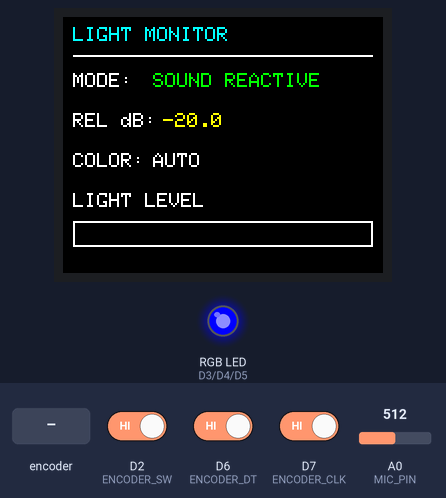
The sketch below on a simulated Arduino Zero (SAMD21). Parts: 160×128 colour display, an RGB LED mixed from three pins (HIGH = lit). The inputs (shaded band) are chosen by the test bench; at power-on: D2 (ENCODER_SW) HIGH, D6 (ENCODER_DT) HIGH, D7 (ENCODER_CLK) HIGH, A0 (MIC_PIN) = 512 (analog values on the 0–1023 scale). What the sketch prints to the serial monitor is not drawn.

Above: at 1.3 s.
1.4 s: D2 (ENCODER_SW) driven LOW
At 1.9 s:
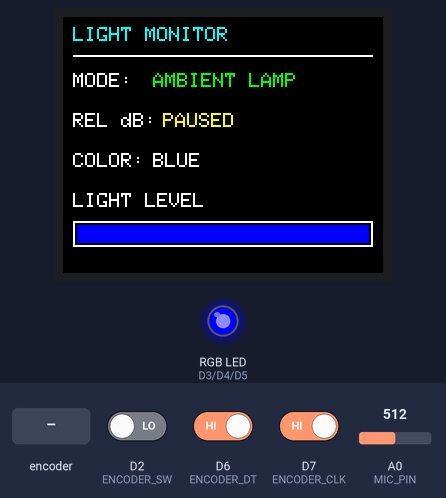
2.9 s: rotary encoder on D7 (ENCODER_CLK) / D6 (ENCODER_DT) turned 3 steps (first pin leading)
At 4.2 s:
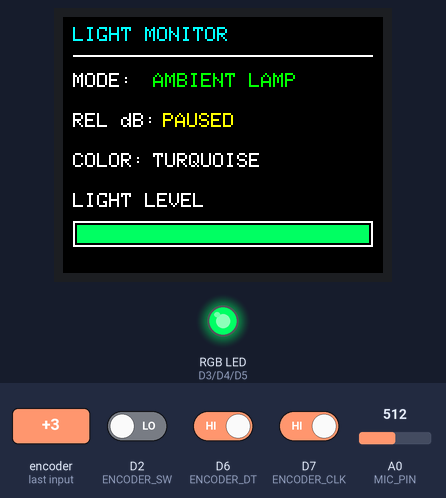
5.0 s: rotary encoder on D7 (ENCODER_CLK) / D6 (ENCODER_DT) turned 3 steps (first pin leading)
At 5.8 s:
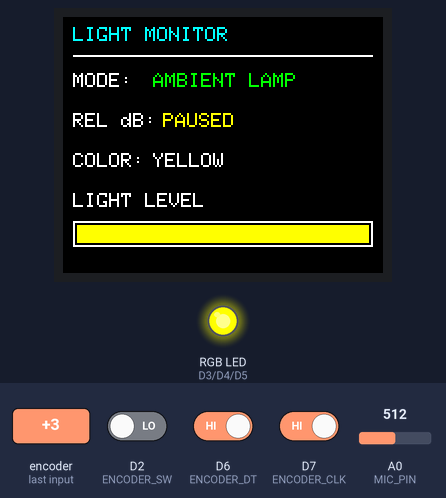
7.1 s: rotary encoder on D7 (ENCODER_CLK) / D6 (ENCODER_DT) turned 3 steps (first pin leading)
At 8.5 s:
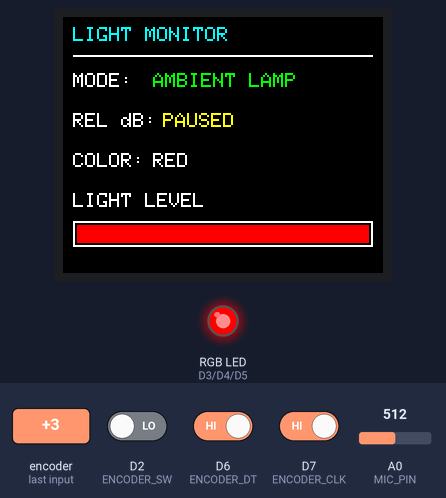
9.2 s: rotary encoder on D7 (ENCODER_CLK) / D6 (ENCODER_DT) turned 3 steps (first pin leading)
At 9.3 s:
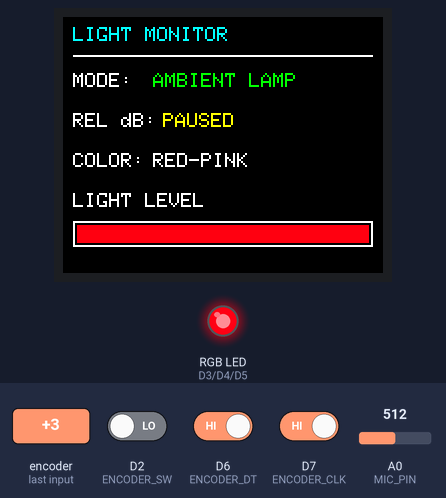
11.3 s: rotary encoder on D7 (ENCODER_CLK) / D6 (ENCODER_DT) turned 1 step (first pin leading)
At 11.6 s:
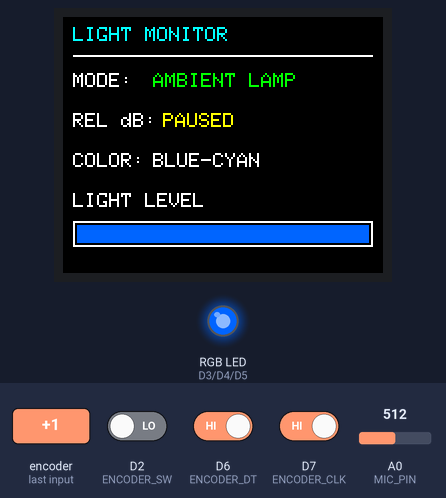
Timing chart, 0 to 14.0 s (numbered marks = the images above; inputs shaded):
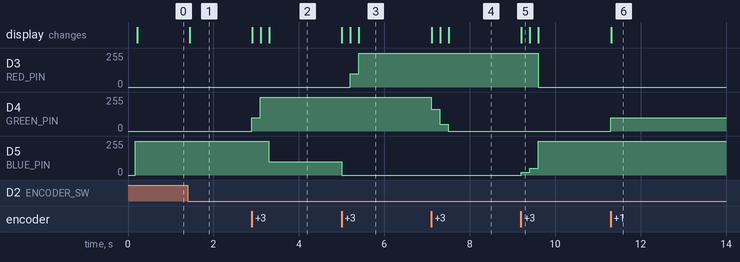

The sketch:

screen.v1.ino
```cpp
#include <SPI.h>
#include <Adafruit_GFX.h>
#include <Adafruit_ST7735.h>
#include <math.h>

// ==================== MICROPHONE ====================
#define MIC_PIN A0
#define SAMPLE_COUNT 50

// ==================== RGB LED =======================
#define RED_PIN   3
#define GREEN_PIN 4
#define BLUE_PIN  5

// Common cathode: analogWrite(255) = full brightness. Do not invert.
const bool COMMON_CATHODE = true;

// ==================== ROTARY ENCODER ================
#define ENCODER_CLK 7
#define ENCODER_DT  6
#define ENCODER_SW  2

// ==================== TFT SCREEN ====================
#define TFT_CS   10
#define TFT_DC    9
#define TFT_RST   8
#define TFT_MOSI 11
#define TFT_SCLK 12

Adafruit_ST7735 tft = Adafruit_ST7735(
  TFT_CS, TFT_DC, TFT_MOSI, TFT_SCLK, TFT_RST
);

// ==================== SOUND BUFFER ==================
#define BUFFER_SIZE 5

float dBBuffer[BUFFER_SIZE];
int bufferIndex = 0;
int readingsStored = 0;

// ==================== SYSTEM STATE ==================
int mode = 0;  // 0 = Sound Reactive, 1 = Ambient Lamp

float currentDB = 0.0;
float averageDB = 0.0;

unsigned long lastUpdateTime = 0;
const unsigned long UPDATE_INTERVAL = 200;

// ==================== ENCODER STATE =================
int lastCLKState = HIGH;
int lastButtonReading = HIGH;
int stableButtonState = HIGH;

unsigned long lastDebounceTime = 0;
const unsigned long DEBOUNCE_DELAY = 40;

unsigned long lastEncoderChange = 0;
const unsigned long ENCODER_DEBOUNCE = 2;

// ==================== COLOR PALETTE ================
// Same order and same RGB as updateLED().
const int COLOR_COUNT = 12;
int ambientColor = 0;

const uint8_t ambientColors[COLOR_COUNT][3] = {
  {  0,   0, 255},  // 0 Blue
  {  0, 100, 255},  // 1 Blue-cyan
  {  0, 255, 255},  // 2 Cyan
  {  0, 255, 100},  // 3 Turquoise
  {  0, 255,   0},  // 4 Green
  {100, 255,   0},  // 5 Yellow-green
  {255, 255,   0},  // 6 Yellow
  {255, 165,   0},  // 7 Orange
  {255,  50,   0},  // 8 Orange-red
  {255,   0,   0},  // 9 Red
  {255,   0,  20},  // 10 Red-pink
  {255,   0,  50}   // 11 Deep red-pink
};

const char* ambientColorNames[COLOR_COUNT] = {
  "BLUE",
  "BLUE-CYAN",
  "CYAN",
  "TURQUOISE",
  "GREEN",
  "YELLOW-GREEN",
  "YELLOW",
  "ORANGE",
  "ORANGE-RED",
  "RED",
  "RED-PINK",
  "DEEP RED-PINK"
};

int lastDrawnMode = -1;
int lastDrawnColor = -1;
int lastDrawnDBTenths = -9999;

// ==================== RGB LED FUNCTION ==============
void setColor(int red, int green, int blue) {
  red   = constrain(red, 0, 255);
  green = constrain(green, 0, 255);
  blue  = constrain(blue, 0, 255);

  if (!COMMON_CATHODE) {
    red   = 255 - red;
    green = 255 - green;
    blue  = 255 - blue;
  }

  analogWrite(RED_PIN, red);
  analogWrite(GREEN_PIN, green);
  analogWrite(BLUE_PIN, blue);
}

// ==================== MICROPHONE ====================
float readMicrophone() {
  int samples[SAMPLE_COUNT];
  long sum = 0;

  for (int i = 0; i < SAMPLE_COUNT; i++) {
    samples[i] = analogRead(MIC_PIN);
    sum += samples[i];
    delayMicroseconds(200);
  }

  float sampleMean = (float)sum / SAMPLE_COUNT;
  float sumSquares = 0.0;

  for (int i = 0; i < SAMPLE_COUNT; i++) {
    float difference = samples[i] - sampleMean;
    sumSquares += difference * difference;
  }

  float rms = sqrt(sumSquares / SAMPLE_COUNT);

  if (rms < 0.1) {
    rms = 0.1;
  }

  return 20.0 * log10(rms);
}

// ==================== WEIGHTED BUFFER ===============
void resetBuffer() {
  for (int i = 0; i < BUFFER_SIZE; i++) {
    dBBuffer[i] = 0.0;
  }

  bufferIndex = 0;
  readingsStored = 0;
  currentDB = 0.0;
  averageDB = 0.0;
}

float updateBuffer(float newReading) {
  if (readingsStored > 3 && fabs(newReading - averageDB) > 6.0) {
    newReading = averageDB;
  }

  dBBuffer[bufferIndex] = newReading;
  bufferIndex = (bufferIndex + 1) % BUFFER_SIZE;

  if (readingsStored < BUFFER_SIZE) {
    readingsStored++;
  }

  float weightedTotal = 0.0;
  float totalWeight = 0.0;

  int oldestIndex =
    (bufferIndex - readingsStored + BUFFER_SIZE) % BUFFER_SIZE;

  for (int i = 0; i < readingsStored; i++) {
    int index = (oldestIndex + i) % BUFFER_SIZE;
    float weight = i + 1;

    weightedTotal += dBBuffer[index] * weight;
    totalWeight += weight;
  }

  if (totalWeight > 0.0) {
    return weightedTotal / totalWeight;
  }

  return newReading;
}

// Same steps as updateLED: quiet = blue (0), loud = deep red-pink (11).
int getSoundColorIndex(float averageDB) {
  if (averageDB < 2)       return 0;
  else if (averageDB < 4)  return 1;
  else if (averageDB < 6)  return 2;
  else if (averageDB < 8)  return 3;
  else if (averageDB < 10) return 4;
  else if (averageDB < 12) return 5;
  else if (averageDB < 14) return 6;
  else if (averageDB < 16) return 7;
  else if (averageDB < 18) return 8;
  else if (averageDB < 20) return 9;
  else if (averageDB < 22) return 10;
  else if (averageDB >= 22) return 11;
}

// ==================== SOUND-REACTIVE COLORS ==========
void updateLED(float averageDB) {
  if (averageDB < 2) {
    setColor(0, 0, 255);        // Blue
  }
  else if (averageDB < 4) {
    setColor(0, 100, 255);      // Blue-cyan
  }
  else if (averageDB < 6) {
    setColor(0, 255, 255);      // Cyan
  }
  else if (averageDB < 8) {
    setColor(0, 255, 100);      // Turquoise
  }
  else if (averageDB < 10) {
    setColor(0, 255, 0);        // Green
  }
  else if (averageDB < 12) {
    setColor(100, 255, 0);      // Yellow-green
  }
  else if (averageDB < 14) {
    setColor(255, 255, 0);      // Yellow
  }
  else if (averageDB < 16) {
    setColor(255, 165, 0);      // Orange
  }
  else if (averageDB < 18) {
    setColor(255, 50, 0);       // Orange-red
  }
  else if (averageDB < 20) {
    setColor(255, 0, 0);        // Red
  }
  else if (averageDB < 22) {
    setColor(255, 0, 20);       // Red-pink
  }
  else if (averageDB >= 22) {
    setColor(255, 0, 50);       // Deep red-pink
  }
}

// ==================== AMBIENT LAMP ==================
void setAmbientColor() {
  Serial.print("Screen index: ");
  Serial.print(ambientColor);
  Serial.print(" | LED palette index: ");
  Serial.println(ambientColor);

  setColor(
    ambientColors[ambientColor][0],
    ambientColors[ambientColor][1],
    ambientColors[ambientColor][2]
  );
}

// ==================== TFT COLOR CONVERSION ===========
uint16_t getTFTColor(int red, int green, int blue) {
  return tft.color565(red, green, blue);
}

// ==================== TFT SCREEN ====================
void drawScreenBase() {
  tft.fillScreen(ST77XX_BLACK);

  tft.setTextSize(1);
  tft.setTextColor(ST77XX_CYAN);
  tft.setCursor(5, 5);
  tft.println("LIGHT MONITOR");

  tft.drawFastHLine(5, 19, 150, ST77XX_WHITE);

  tft.setTextColor(ST77XX_WHITE);
  tft.setCursor(5, 28);
  tft.print("MODE:");

  tft.setCursor(5, 48);
  tft.print("REL dB:");

  tft.setCursor(5, 68);
  tft.print("COLOR:");

  tft.setCursor(5, 88);
  tft.print("LIGHT LEVEL");

  tft.drawRect(5, 102, 150, 13, ST77XX_WHITE);

  lastDrawnMode = -1;
  lastDrawnColor = -1;
  lastDrawnDBTenths = -9999;
}

void updateScreen() {
  int colorIndex = (mode == 1) ? ambientColor : getSoundColorIndex(averageDB);
  int dbTenths = (int)(averageDB * 10.0);

  bool textDirty =
    (mode != lastDrawnMode) ||
    (mode == 1 && colorIndex != lastDrawnColor) ||
    (mode == 0 && dbTenths != lastDrawnDBTenths);

  if (textDirty) {
    tft.fillRect(45, 28, 110, 12, ST77XX_BLACK);
    tft.setCursor(45, 28);
    tft.setTextColor(ST77XX_GREEN);

    if (mode == 0) {
      tft.print("SOUND REACTIVE");
    } else if (mode == 1) {
      tft.print("AMBIENT LAMP");
    } else {
      tft.print("AMBIENT LAMP");
    }

    tft.fillRect(50, 48, 105, 12, ST77XX_BLACK);
    tft.setCursor(50, 48);
    tft.setTextColor(ST77XX_YELLOW);

    if (mode == 0) {
      tft.print(averageDB, 1);
    } else {
      tft.print("PAUSED");
    }

    tft.fillRect(45, 68, 110, 12, ST77XX_BLACK);
    tft.setCursor(45, 68);
    tft.setTextColor(ST77XX_WHITE);

    if (mode == 1) {
      tft.print(ambientColorNames[ambientColor]);
    } else {
      tft.print("AUTO");
    }

    lastDrawnMode = mode;
    lastDrawnColor = colorIndex;
    lastDrawnDBTenths = dbTenths;
  }

  tft.fillRect(7, 104, 146, 9, ST77XX_BLACK);

  uint16_t barColor = getTFTColor(
    ambientColors[colorIndex][0],
    ambientColors[colorIndex][1],
    ambientColors[colorIndex][2]
  );

  if (mode == 0) {
    float boundedDB = constrain(averageDB, 0.0, 22.0);
    int barWidth = (int)(boundedDB / 22.0 * 146.0);

    if (barWidth > 0) {
      tft.fillRect(7, 104, barWidth, 9, barColor);
    }
  } else {
    tft.fillRect(7, 104, 146, 9, barColor);
  }
}

// ==================== BUTTON =========================
void checkEncoderButton() {
  int reading = digitalRead(ENCODER_SW);

  if (reading != lastButtonReading) {
    lastDebounceTime = millis();
  }

  if (millis() - lastDebounceTime > DEBOUNCE_DELAY) {
    if (reading != stableButtonState) {
      stableButtonState = reading;

      if (stableButtonState == LOW) {
        if (mode == 0) {
          mode = 1;
          ambientColor = 0;
          setAmbientColor();

          Serial.println();
          Serial.println("MODE: AMBIENT LAMP");
          Serial.println("Ambient Color: 0 - BLUE");
        } else {
          mode = 0;
          resetBuffer();

          Serial.println();
          Serial.println("MODE: SOUND REACTIVE");
        }

        updateScreen();
      }
    }
  }

  lastButtonReading = reading;
}

// ==================== ROTARY ENCODER =================
void checkEncoder() {
  int currentCLK = digitalRead(ENCODER_CLK);

  if (lastCLKState == HIGH && currentCLK == LOW) {
    if (millis() - lastEncoderChange >= ENCODER_DEBOUNCE) {
      lastEncoderChange = millis();

      if (digitalRead(ENCODER_DT) != currentCLK) {
        ambientColor++;
      } else {
        ambientColor--;
      }

      if (ambientColor >= COLOR_COUNT) {
        ambientColor = 0;
      }

      if (ambientColor < 0) {
        ambientColor = COLOR_COUNT - 1;
      }

      setAmbientColor();
      updateScreen();

      Serial.print("Ambient Color: ");
      Serial.print(ambientColor);
      Serial.print(" - ");
      Serial.println(ambientColorNames[ambientColor]);
    }
  }

  lastCLKState = currentCLK;
}

// ==================== SETUP ==========================
void setup() {
  Serial.begin(115200);

  pinMode(RED_PIN, OUTPUT);
  pinMode(GREEN_PIN, OUTPUT);
  pinMode(BLUE_PIN, OUTPUT);

  pinMode(ENCODER_CLK, INPUT_PULLUP);
  pinMode(ENCODER_DT, INPUT_PULLUP);
  pinMode(ENCODER_SW, INPUT_PULLUP);

  analogReadResolution(12);
  lastCLKState = digitalRead(ENCODER_CLK);

  resetBuffer();

  tft.initR(INITR_BLACKTAB);
  tft.setRotation(1);
  drawScreenBase();

  setColor(
    ambientColors[0][0],
    ambientColors[0][1],
    ambientColors[0][2]
  );

  updateScreen();

  Serial.println("LIGHT MONITOR READY");
  Serial.println("Mode: SOUND REACTIVE");
  Serial.println("Encoder CLK: D7 | DT: D6 | SW: D2");
  Serial.println("RGB LED: R=D3, G=D4, B=D5");
  Serial.println("Common-cathode LED: PWM not inverted.");
  Serial.println("Relative dB is not calibrated SPL.");
}

// ==================== MAIN LOOP ======================
void loop() {
  checkEncoderButton();

  if (mode == 0) {
    if (millis() - lastUpdateTime >= UPDATE_INTERVAL) {
      lastUpdateTime = millis();

      currentDB = readMicrophone();
      averageDB = updateBuffer(currentDB);

      updateLED(averageDB);
      updateScreen();

      Serial.print("Raw relative dB: ");
      Serial.print(currentDB, 2);
      Serial.print(" | Weighted average: ");
      Serial.println(averageDB, 2);
    }
  } else {
    checkEncoder();
    delay(2);
  }
}
```

Measured:
- after the input at 1.4 s, the display: changes after 0.05 s (image 1)
- after the input at 2.9 s, D4 (GREEN_PIN): 0/255 → 100/255 at once, → 255/255 0.20 s later; D5 (BLUE_PIN): 255/255 → 100/255 after 0.40 s; the display: first changes at once (image 2 shows a later state)
- after the input at 5.0 s, D3 (RED_PIN): 0/255 → 100/255 after 0.20 s, → 255/255 0.20 s later; D5 (BLUE_PIN): 100/255 → 0/255 at once; the display: first changes at once (image 3 shows a later state)
- after the input at 7.1 s, D4 (GREEN_PIN): 255/255 → 165/255 at once, → 50/255 0.20 s later, → 0/255 0.20 s later; the display: first changes at once (image 4 shows a later state)
- after the input at 9.2 s, D3 (RED_PIN): 255/255 → 0/255 after 0.40 s; D5 (BLUE_PIN): 0/255 → 20/255 at once, → 50/255 0.20 s later, → 255/255 0.20 s later; the display: changes at once (image 5)
- after the input at 11.3 s, D4 (GREEN_PIN): 0/255 → 100/255 at once; the display: changes at once (image 6)
